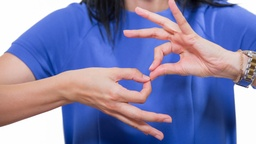
#> input picture Project/ASL.jpg, 256 x 144 px, shrunk from 1080 x 607 before the run, found by its file name
$ python skinDetectionBetter.py
#> lines starting #> are read from the running program, lines starting #| are printed output that depends on the picture
import numpy as np
from math import atan2
from numpy import cos, sin, conjugate, sqrt

def _slow_zernike_poly(Y,X,n,l):
    def _polar(r,theta):
        x = r * cos(theta)
        y = r * sin(theta)
        return 1.*x+1.j*y

    def _factorial(n):
        if n == 0: return 1.
        return n * _factorial(n - 1)
    y,x = Y[0],X[0]
    vxy = np.zeros(Y.size, dtype=complex)
    index = 0
    for x,y in zip(X,Y):
        Vnl = 0.
        for m in range( int( (n-l)//2 ) + 1 ):
            Vnl += (-1.)**m * _factorial(n-m) /  \
                ( _factorial(m) * _factorial((n - 2*m + l) // 2) * _factorial((n - 2*m - l) // 2) ) * \
                ( sqrt(x*x + y*y)**(n - 2*m) * _polar(1.0, l*atan2(y,x)) )
        vxy[index] = Vnl
        index = index + 1

    return vxy

def zernike_reconstruct(img, radius, D, cof):

    idx = np.ones(img.shape)

    cofy,cofx = cof
    cofy = float(cofy)
    cofx = float(cofx)
    radius = float(radius)

    Y,X = np.where(idx > 0)
    P = img[Y,X].ravel()
    Yn = ( (Y -cofy)/radius).ravel()
    Xn = ( (X -cofx)/radius).ravel()

    k = (np.sqrt(Xn**2 + Yn**2) <= 1.)
    frac_center = np.array(P[k], np.double)
    Yn = Yn[k]
    Xn = Xn[k]
    frac_center = frac_center.ravel()

    # in the discrete case, the normalization factor is not pi but the number of pixels within the unit disk
    npix = float(frac_center.size)

    reconstr = np.zeros(img.size, dtype=complex)
    accum = np.zeros(Yn.size, dtype=complex)

    for n in range(D+1):
        for l in range(n+1):
            if (n-l)%2 == 0:
                # get the zernike polynomial
                vxy = _slow_zernike_poly(Yn, Xn, float(n), float(l))
                # project the image onto the polynomial and calculate the moment
                a = sum(frac_center * conjugate(vxy)) * (n + 1)/npix
                # reconstruct
                accum += a * vxy
    reconstr[k] = accum
    return reconstr

if __name__ == '__main__':

    import cv2
    import pylab as pl
    from matplotlib import cm

    D = 12

    img = cv2.imread('asl.jpg', 0)
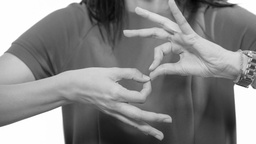
#> img: shape (144, 256); min 3, max 255, mean 134.3

    rows, cols = img.shape
#> rows = 144; cols = 256
    radius = cols//2 if rows > cols else rows//2
#> radius = 72

    reconst = zernike_reconstruct(img, radius, D, (rows/2., cols/2.))
#> in zernike_reconstruct, `frac_center = np.array(P[k], np.double)`: frac_center = 16240 values, max 224 at index 657, min 7 at index 270, mean 119.3
#> (the run stopped early here; a loop or call above may not have finished)
